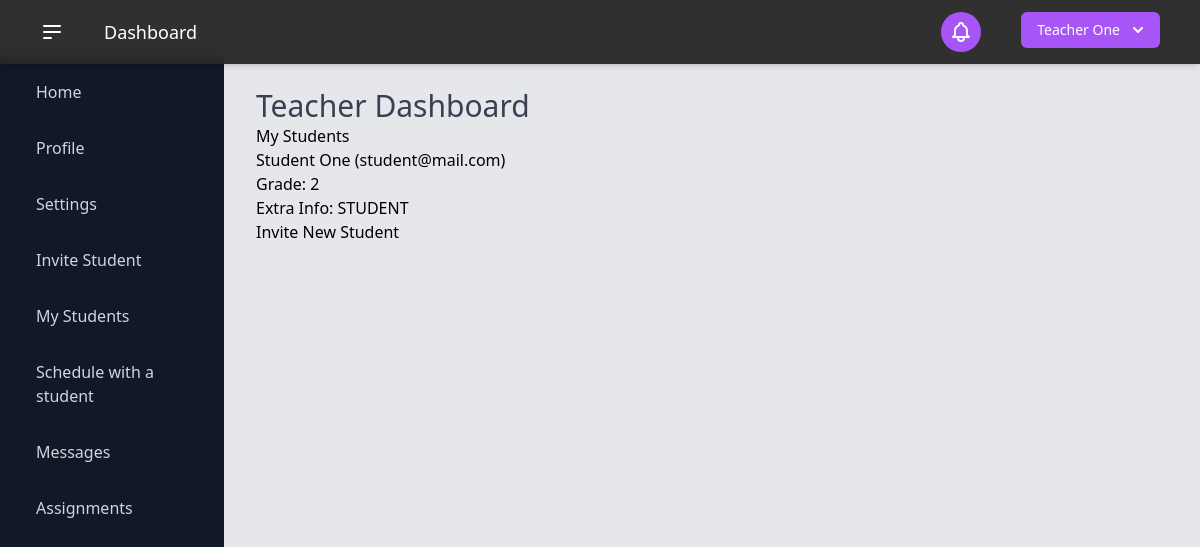
The page /teacher_students/ (signed in) on the database its author committed.
### users/models.py (models this page shows, shortened)
class User(AbstractBaseUser):
    USER_TYPE_CHOICES = (
        (1, "Student"),
        (2, "Teacher"),
    )
    user_type = models.PositiveSmallIntegerField(
        choices=USER_TYPE_CHOICES,
        default=1,
    )
    email = models.EmailField(
        "email address",
        max_length=255,
        unique=True,
        validators=[EmailValidator(message="Enter a valid email address.")],
    )
    first_name = models.CharField(
        "first name",
        max_length=150,
        validators=[
            RegexValidator(r"^[a-zA-Z\s]+$", "Enter a valid first name (letters only).")
        ],
    )
    last_name = models.CharField(
        "last name",
        max_length=150,
        validators=[
            RegexValidator(r"^[a-zA-Z\s]+$", "Enter a valid last name (letters only).")
        ],
    )
    password = models.CharField(
        "password",
        max_length=255,
        validators=[
            MinLengthValidator(6),
            RegexValidator(
                r"^(?=.*[a-z])(?=.*[A-Z])(?=.*\d)[A-Za-z\d]{6,}$",
                "Password must have at least 6 characters, including a number and a capital letter.",
            ),
        ],
    )
    contact_number = PhoneNumberField()
    date_of_birth = models.DateField("date of birth")
    two_factor_enabled = models.BooleanField(default=False)
    two_factor_code = models.CharField(max_length=6, blank=True, null=True)
    two_factor_code_expiry = models.DateTimeField(blank=True, null=True)
    password_reset_token = models.CharField(max_length=100, null=True, blank=True)
    password_reset_token_created_at = models.DateTimeField(null=True, blank=True)
    objects = UserManager()
    USERNAME_FIELD = "email"
    REQUIRED_FIELDS = ["__all__"]
    def get_full_name(self):
        return f"{self.first_name} {self.last_name}"

class Student(models.Model):
    student_id = models.AutoField(primary_key=True)
    user = models.OneToOneField(User, on_delete=models.CASCADE)
    extra_student_info = models.TextField(
        "extra / optional student information",
        max_length=2000,
        blank=True,  # This field is optional
        null=True,
    )
    grade_level = models.IntegerField(
        "grade level",
        validators=[
            RegexValidator(r"^\d+$", "Enter a valid grade level between 1 and 12.")
        ],
    )

### users/views.py (the view)
# urls.py: path('teacher_students/', teacher_students, name='teacher_students'),
@login_required
@user_passes_test(lambda u: u.user_type == 2)
def teacher_students(request):
    teacher = request.user.teacher
    accepted_invites = Invite.objects.filter(teacher=teacher, status="accepted")
    students = [invite.student for invite in accepted_invites]
    return render(request, "users/teacher_templates/teacher_students.html", {"students": students})

### templates/users/teacher_templates/teacher_students.html
{% extends "dashboard/teacher_dashboard.html" %}
{% block content %}
<h2>My Students</h2>
{% if students %}
    <ul>
    {% for student in students %}
        <li>
            {{ student.user.get_full_name }} ({{ student.user.email }})
            <p>Grade: {{ student.grade_level }}</p>
            <p>Extra Info: {{ student.extra_student_info }}</p>
        </li>
    {% endfor %}
    </ul>
{% else %}
    <p>You don't have any students yet.</p>
{% endif %}
<a href="{% url 'invite_student' %}">Invite New Student</a>
{% endblock %}

### templates/components/current_user.html (shortened to what this page needs)
{% load static %}
<div x-data="{ open: false }" class="relative inline-block text-left mr-4">
    <div>
        <button
            @click="open = !open"
            type="button"
            class="inline-flex justify-center w-full rounded-md shadow-sm px-4 py-2 bg-purple-500 text-sm font-medium text-white hover:bg-purple-600 ring-purple-800"
            id="options-menu"
            aria-haspopup="true"
            x-bind:aria-expanded="open"
        >
            {{ user.first_name }} {{ user.last_name }}
            <svg
                class="-mr-1 ml-2 h-5 w-5"
                xmlns="http://www.w3.org/2000/svg"
                viewBox="0 0 20 20"
                fill="currentColor"
                aria-hidden="true"
            >
                <path
                    fill-rule="evenodd"
                    d="M5.293 7.293a1 1 0 011.414 0L10 10.586l3.293-3.293a1 1 0 111.414 1.414l-4 4a1 1 0 01-1.414 0l-4-4a1 1 0 010-1.414z"
                    clip-rule="evenodd"
                />
            </svg>
        </button>
    </div>
</div>

### rows shown on the page
User: first_name "Teacher", last_name "One"
Student: user.get_full_name "Student One", user.email "student@mail.com", grade_level "2", extra_student_info "STUDENT"
